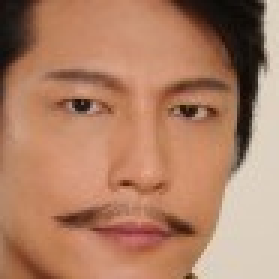
#> input picture script/app/uploads/test.jpg, 93 x 93 px, found by its file name (shown 3 times larger)
$ python faceRecognize.py app/uploads/test.jpg
#> lines starting #> are read from the running program, lines starting #| are printed output that depends on the picture
# -*- coding: utf-8 -*-

import sys
import cv2
import os.path

# 引数格納
params = sys.argv
argc = len(params)

if(argc != 2):
    print('引数を指定して実行してください。')
    quit()

# 画像ディレクトリ定義
inDir = "../data/img_origin/"
outDir = "../data/face_only/"
errDir = "../data/error/"

#HAAR分類器ロード　※必要に応じて変更してください。
cascade_path = os.environ['HOME'] + "/workspace/opencv/data/haarcascades/haarcascade_frontalface_alt2.xml"
print(cascade_path)

# 執筆時デフォルトで含まれている顔認識データセット
# haarcascade_frontalface_default.xml
# haarcascade_frontalface_alt.xml
# haarcascade_frontalface_alt2.xml
# haarcascade_frontalface_alt_tree.xml
# haarcascade_profileface.xml

image_path = inDir + params[1]

print (image_path)

#ファイル読み込み
image = cv2.imread(image_path)
#> image is the input picture: shape (93, 93, 3); mean B, G, R 101.4, 127.8, 175
if(image is None):
    print('画像を開けません。')
    quit()

#グレースケール変換
image_gray = cv2.cvtColor(image, cv2.COLOR_RGB2GRAY)
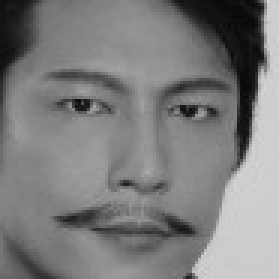
#> image_gray: shape (93, 93) (shown 3 times larger); min 6, max 214, mean 125.4

#カスケード分類器の特徴量を取得する
cascade = cv2.CascadeClassifier(cascade_path)

#物体認識（顔認識）の実行
facerect = cascade.detectMultiScale(image_gray, scaleFactor=1.1, minNeighbors=1, minSize=(1, 1))
#> facerect = [[9, 6, 75, 75]]

if len(facerect) == 1:
    print("顔認識に成功しました。")
    print(facerect)
#| [[ 9  6 75 75]]

    #検出した顔の処理
    for rect in facerect:
        #顔だけ切り出して保存
        x = rect[0]
        y = rect[1]
        width = rect[2]
        height = rect[3]
        dst = image[y:y+height, x:x+width]
        new_image_path = outDir + params[1]
        cv2.imwrite(new_image_path, dst)
#> this loop made 1 pass
#> pass 1, `dst = image[y:y+height, x:x+width]`:
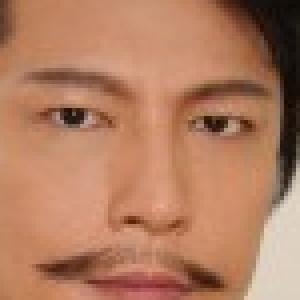
#> dst: shape (75, 75, 3) (shown 4 times larger); mean B, G, R 96.4, 124.7, 177.7

elif len(facerect) > 1:
    # 複数顔が検出された場合はスキップ
    print("顔が複数認識されました")
    print(facerect)

    if len(facerect) > 0:
        color = (255, 255, 255) #白
        for rect in facerect:
            #検出した顔を囲む矩形の作成
            cv2.rectangle(image, tuple(rect[0:2]),tuple(rect[0:2] + rect[2:4]), color, thickness=2)

        #認識結果の保存
        new_image_path = errDir + params[1]
        cv2.imwrite(new_image_path, image)

    quit()

else:
    # 顔検出に失敗した場合もスキップ
    print("顔が認識できません。")
    quit()
